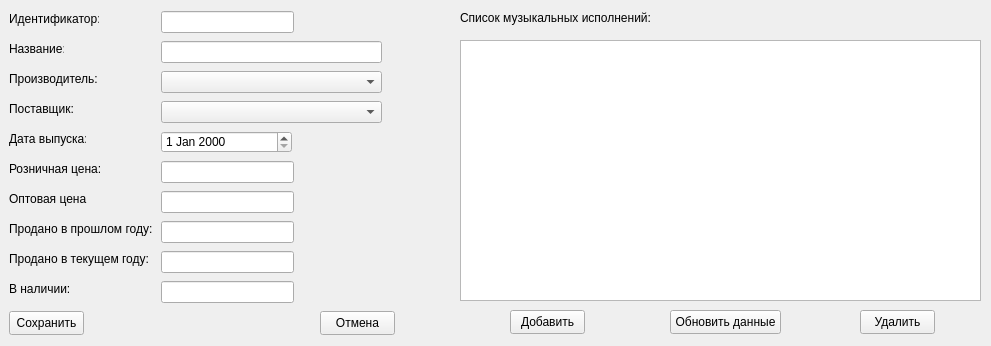
<?xml version="1.0" encoding="UTF-8"?>
<ui version="4.0">
 <class>InputDataWindow</class>
 <widget class="QWidget" name="InputDataWindow">
  <property name="geometry">
   <rect>
    <x>0</x>
    <y>0</y>
    <width>991</width>
    <height>346</height>
   </rect>
  </property>
  <property name="windowTitle">
   <string>Form</string>
  </property>
  <widget class="QLabel" name="label">
   <property name="geometry">
    <rect>
     <x>9</x>
     <y>11</y>
     <width>90</width>
     <height>16</height>
    </rect>
   </property>
   <property name="text">
    <string>Идентификатор:</string>
   </property>
  </widget>
  <widget class="QLabel" name="label_2">
   <property name="geometry">
    <rect>
     <x>9</x>
     <y>41</y>
     <width>55</width>
     <height>16</height>
    </rect>
   </property>
   <property name="text">
    <string>Название:</string>
   </property>
  </widget>
  <widget class="QLabel" name="label_3">
   <property name="geometry">
    <rect>
     <x>9</x>
     <y>71</y>
     <width>88</width>
     <height>16</height>
    </rect>
   </property>
   <property name="text">
    <string>Производитель:</string>
   </property>
  </widget>
  <widget class="QLabel" name="label_4">
   <property name="geometry">
    <rect>
     <x>9</x>
     <y>101</y>
     <width>66</width>
     <height>16</height>
    </rect>
   </property>
   <property name="text">
    <string>Поставщик:</string>
   </property>
  </widget>
  <widget class="QLabel" name="label_5">
   <property name="geometry">
    <rect>
     <x>9</x>
     <y>131</y>
     <width>77</width>
     <height>16</height>
    </rect>
   </property>
   <property name="text">
    <string>Дата выпуска:</string>
   </property>
  </widget>
  <widget class="QLabel" name="label_6">
   <property name="geometry">
    <rect>
     <x>9</x>
     <y>161</y>
     <width>91</width>
     <height>16</height>
    </rect>
   </property>
   <property name="text">
    <string>Розничная цена:</string>
   </property>
  </widget>
  <widget class="QLabel" name="label_7">
   <property name="geometry">
    <rect>
     <x>9</x>
     <y>191</y>
     <width>78</width>
     <height>16</height>
    </rect>
   </property>
   <property name="text">
    <string>Оптовая цена:</string>
   </property>
  </widget>
  <widget class="QLabel" name="label_8">
   <property name="geometry">
    <rect>
     <x>9</x>
     <y>221</y>
     <width>146</width>
     <height>16</height>
    </rect>
   </property>
   <property name="text">
    <string>Продано в прошлом году:</string>
   </property>
  </widget>
  <widget class="QLabel" name="label_9">
   <property name="geometry">
    <rect>
     <x>9</x>
     <y>251</y>
     <width>140</width>
     <height>16</height>
    </rect>
   </property>
   <property name="text">
    <string>Продано в текущем году:</string>
   </property>
  </widget>
  <widget class="QLabel" name="label_10">
   <property name="geometry">
    <rect>
     <x>9</x>
     <y>281</y>
     <width>61</width>
     <height>16</height>
    </rect>
   </property>
   <property name="text">
    <string>В наличии:</string>
   </property>
  </widget>
  <widget class="QPushButton" name="saveButton">
   <property name="geometry">
    <rect>
     <x>9</x>
     <y>311</y>
     <width>75</width>
     <height>24</height>
    </rect>
   </property>
   <property name="text">
    <string>Сохранить</string>
   </property>
  </widget>
  <widget class="QPushButton" name="cancelButton">
   <property name="geometry">
    <rect>
     <x>320</x>
     <y>311</y>
     <width>75</width>
     <height>24</height>
    </rect>
   </property>
   <property name="text">
    <string>Отмена</string>
   </property>
  </widget>
  <widget class="QLineEdit" name="idEdit">
   <property name="geometry">
    <rect>
     <x>161</x>
     <y>11</y>
     <width>133</width>
     <height>22</height>
    </rect>
   </property>
   <property name="readOnly">
    <bool>true</bool>
   </property>
  </widget>
  <widget class="QLineEdit" name="nameEdit">
   <property name="geometry">
    <rect>
     <x>161</x>
     <y>41</y>
     <width>221</width>
     <height>22</height>
    </rect>
   </property>
  </widget>
  <widget class="QComboBox" name="releaserBox">
   <property name="geometry">
    <rect>
     <x>161</x>
     <y>71</y>
     <width>221</width>
     <height>22</height>
    </rect>
   </property>
  </widget>
  <widget class="QComboBox" name="providerBox">
   <property name="geometry">
    <rect>
     <x>161</x>
     <y>101</y>
     <width>221</width>
     <height>22</height>
    </rect>
   </property>
  </widget>
  <widget class="QDateEdit" name="createDateEdit">
   <property name="geometry">
    <rect>
     <x>161</x>
     <y>131</y>
     <width>131</width>
     <height>22</height>
    </rect>
   </property>
  </widget>
  <widget class="QLineEdit" name="retailPriceEdit">
   <property name="geometry">
    <rect>
     <x>161</x>
     <y>161</y>
     <width>133</width>
     <height>22</height>
    </rect>
   </property>
  </widget>
  <widget class="QLineEdit" name="wholesaleEdit">
   <property name="geometry">
    <rect>
     <x>161</x>
     <y>191</y>
     <width>133</width>
     <height>22</height>
    </rect>
   </property>
  </widget>
  <widget class="QLineEdit" name="pastYearEdit">
   <property name="geometry">
    <rect>
     <x>161</x>
     <y>221</y>
     <width>133</width>
     <height>22</height>
    </rect>
   </property>
  </widget>
  <widget class="QLineEdit" name="thisYearEdit">
   <property name="geometry">
    <rect>
     <x>161</x>
     <y>251</y>
     <width>133</width>
     <height>22</height>
    </rect>
   </property>
  </widget>
  <widget class="QLineEdit" name="stockEdit">
   <property name="geometry">
    <rect>
     <x>161</x>
     <y>281</y>
     <width>133</width>
     <height>22</height>
    </rect>
   </property>
  </widget>
  <widget class="QLabel" name="label_11">
   <property name="geometry">
    <rect>
     <x>460</x>
     <y>10</y>
     <width>201</width>
     <height>16</height>
    </rect>
   </property>
   <property name="text">
    <string>Список музыкальных исполнений:</string>
   </property>
  </widget>
  <widget class="QTableView" name="perfomancesView">
   <property name="geometry">
    <rect>
     <x>460</x>
     <y>40</y>
     <width>521</width>
     <height>261</height>
    </rect>
   </property>
   <property name="selectionBehavior">
    <enum>QAbstractItemView::SelectRows</enum>
   </property>
  </widget>
  <widget class="QPushButton" name="addPerfButton">
   <property name="geometry">
    <rect>
     <x>510</x>
     <y>310</y>
     <width>75</width>
     <height>24</height>
    </rect>
   </property>
   <property name="text">
    <string>Добавить</string>
   </property>
  </widget>
  <widget class="QPushButton" name="delPerfButton">
   <property name="geometry">
    <rect>
     <x>860</x>
     <y>310</y>
     <width>75</width>
     <height>24</height>
    </rect>
   </property>
   <property name="text">
    <string>Удалить</string>
   </property>
  </widget>
  <widget class="QPushButton" name="refreshButton">
   <property name="geometry">
    <rect>
     <x>670</x>
     <y>310</y>
     <width>111</width>
     <height>24</height>
    </rect>
   </property>
   <property name="text">
    <string>Обновить данные</string>
   </property>
  </widget>
 </widget>
 <resources/>
 <connections/>
</ui>
